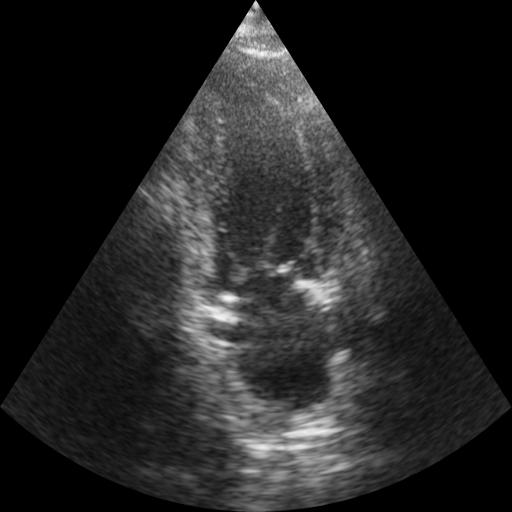
#> input picture TestSet/Training/Raw/patient0025_2CH_ED.jpg, 512 x 512 px; its folder holds only this picture in this run
$ python Segmentare_Conturare.py
#> lines starting #> are read from the running program, lines starting #| are printed output that depends on the picture; after the words box and inside, x2 and y2 are one past the last pixel; in counts of white or black regions, pixels touching at a corner belong together
import cv2
import os
from matplotlib import pyplot as plt
import numpy as np

directory = r"C:\Users\Alfred\Desktop\Importante\Licenta\Dataset\Training\Raw"
image_directory = r"C:\Users\Alfred\Desktop\Importante\Licenta\Imagini"
plotting = input('Do you want to plot the images? (0 = no, 1 = yes)\n')
#> the answer given: y

for path in os.scandir(directory):
    if path.is_file():
        print("Processing image " + path.name + "\n")
        img = cv2.imread(path.path)
#> img is the input picture: shape (512, 512, 3); min 0, max 251, mean 35
        assert img is not None, "file could not be read"

        # [10 lines of commented-out code are left out]
        gray = cv2.cvtColor(img, cv2.COLOR_BGR2GRAY)
        blur = cv2.GaussianBlur(gray,(5,5),0)
        ret,th = cv2.threshold(blur,0,87,cv2.THRESH_BINARY+cv2.THRESH_OTSU)
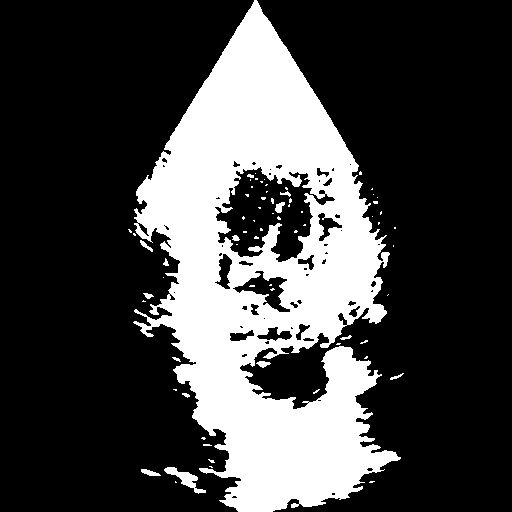
#> th: shape (512, 512); values 0 (black) and 87 (white), 26.7% white; 70 white regions (55 under 20 px), largest, box (x1, y1, x2, y2) and area: (133, 0, 401, 512) 68682, (164, 467, 206, 494) 355, (141, 469, 161, 476) 81
#> ret = 54

        if(plotting == '1'):
            # plot all the images and their histograms
            images = [blur, 0, th]
            titles = ['Gaussian filtered Image','Histogram',"Otsu's Thresholding"]

            # plotting images
            plt.subplot(1,3,1),plt.imshow(images[0],'gray')
            plt.title(titles[0]), plt.xticks([]), plt.yticks([])
            plt.subplot(1,3,2),plt.hist(images[0].ravel(),256)
            plt.title(titles[1]), plt.xticks([]), plt.yticks([])
            plt.subplot(1,3,3),plt.imshow(images[2],'gray')
            plt.title(titles[2]), plt.xticks([]), plt.yticks([])
            plt.show()

        # [7 lines of commented-out code are left out]
        cv2.imwrite(image_directory + "\%s"%path.name[0:-4] + "_contour.jpg", th)


$ run again, on TestSet/Training/Raw/patient0145_2CH_ED.jpg
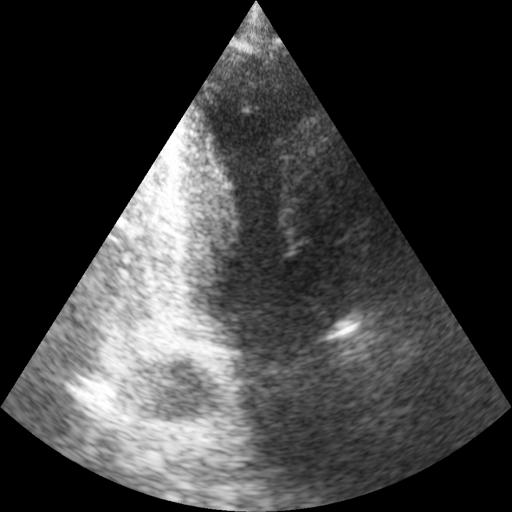
#> input picture TestSet/Training/Raw/patient0145_2CH_ED.jpg, 512 x 512 px
#> img is the input picture: shape (512, 512, 3); min 0, max 255, mean 60.4
#> `ret,th = cv2.threshold(blur,0,87,cv2.THRESH_BINARY+cv2.THRESH_OTSU)`:
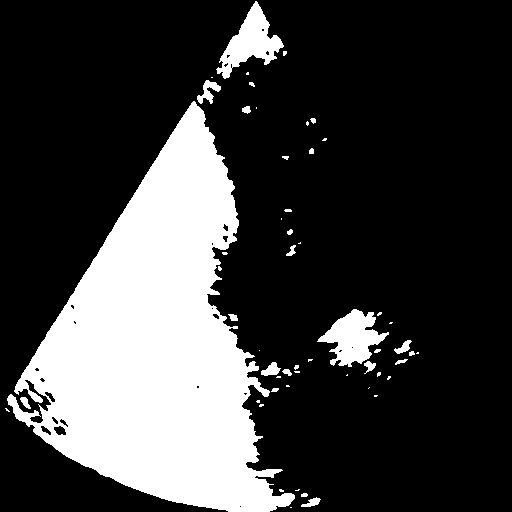
#> th: shape (512, 512); values 0 (black) and 87 (white), 24.3% white; 54 white regions (30 under 20 px), largest, box (x1, y1, x2, y2) and area: (7, 101, 295, 512) 57839, (216, 1, 284, 79) 2151, (317, 309, 389, 367) 2125
#> ret = 98
